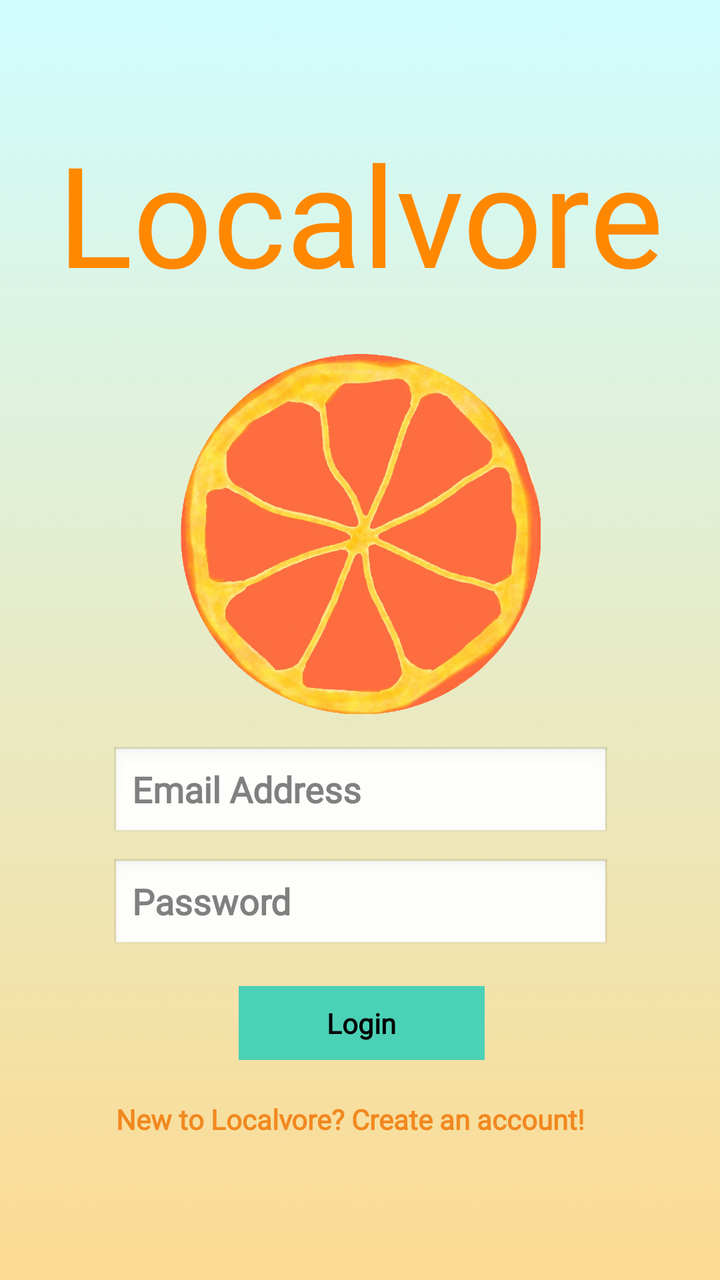
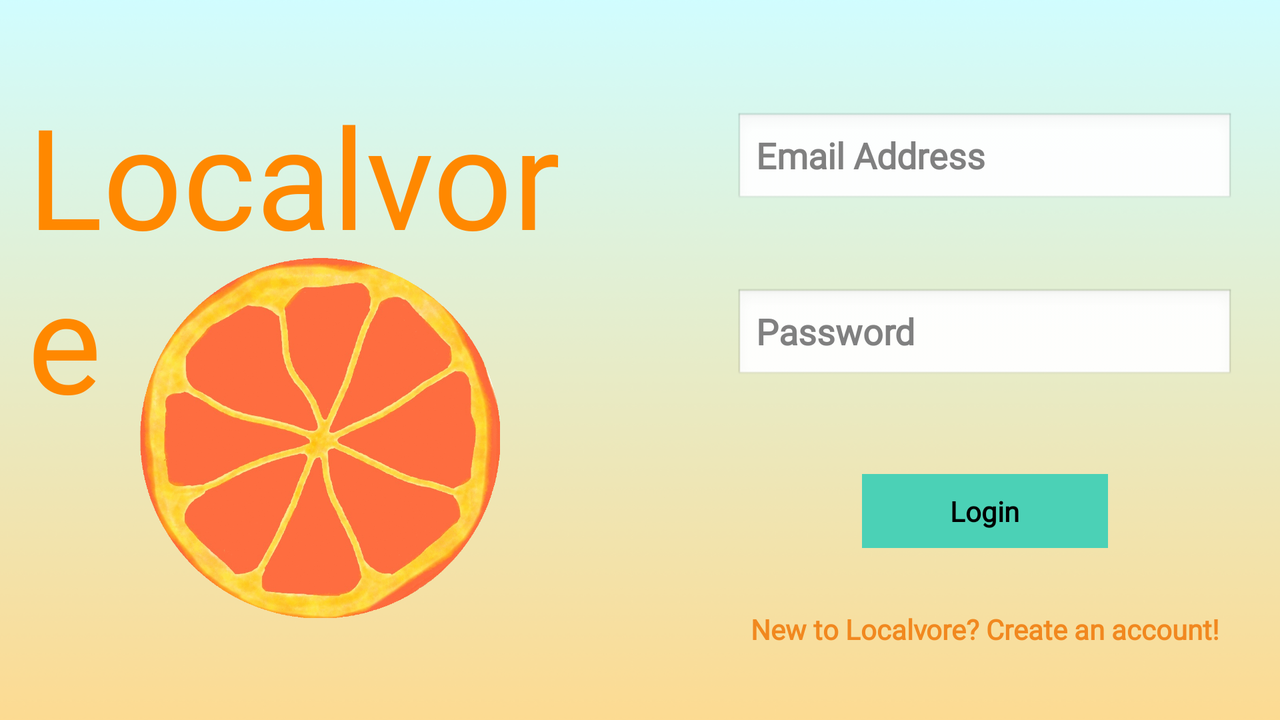

First picture: res/layout/ on a phone held upright. Second picture: the repository's own variant of that layout, on a device whose configuration matches the variant's folder. Source for both follows.
<!-- AndroidManifest.xml: application theme AppTheme -->
<!-- res/layout/activity_welcome_page.xml -->
<?xml version="1.0" encoding="utf-8"?>
<android.support.constraint.ConstraintLayout xmlns:android="http://schemas.android.com/apk/res/android"
    xmlns:app="http://schemas.android.com/apk/res-auto"
    xmlns:tools="http://schemas.android.com/tools"
    android:layout_width="match_parent"
    android:layout_height="match_parent"
    android:background="@drawable/background"
    android:theme="@android:style/Theme.NoTitleBar.Fullscreen"
    tools:context=".WelcomePage">

    <EditText
        android:id="@+id/email"
        android:layout_width="250dp"
        android:layout_height="wrap_content"
        android:layout_marginTop="16dp"
        android:ems="10"
        android:fontFamily="@font/cagliostro"
        android:hint="@string/email"
        android:inputType="textEmailAddress"
        android:textStyle="bold"
        app:layout_constraintEnd_toEndOf="@+id/title"
        app:layout_constraintStart_toStartOf="@+id/title"
        app:layout_constraintTop_toBottomOf="@+id/logo" />

    <Button
        android:id="@+id/email_clear"
        android:layout_width="wrap_content"
        android:layout_height="wrap_content"
        android:layout_marginBottom="8dp"
        android:layout_marginEnd="8dp"
        android:layout_marginTop="8dp"
        android:background="@drawable/ic_clear_black_24dp"
        app:layout_constraintBottom_toBottomOf="@+id/email"
        app:layout_constraintEnd_toEndOf="@+id/email"
        app:layout_constraintTop_toTopOf="@+id/email"
        app:layout_constraintVertical_bias="0.0" />


    <EditText
        android:id="@+id/password"
        android:layout_width="250dp"
        android:layout_height="wrap_content"
        android:layout_marginTop="8dp"
        android:ems="10"
        android:fontFamily="@font/cagliostro"
        android:hint="@string/password"
        android:inputType="textPassword"
        android:textStyle="bold"
        app:layout_constraintEnd_toEndOf="@+id/title"
        app:layout_constraintStart_toStartOf="@+id/title"
        app:layout_constraintTop_toBottomOf="@+id/email" />

    <Button
        android:id="@+id/password_clear"
        android:layout_width="wrap_content"
        android:layout_height="wrap_content"
        android:layout_marginBottom="8dp"
        android:layout_marginEnd="8dp"
        android:layout_marginTop="8dp"
        android:background="@drawable/ic_clear_black_24dp"
        app:layout_constraintBottom_toBottomOf="@+id/password"
        app:layout_constraintEnd_toEndOf="@+id/password"
        app:layout_constraintTop_toTopOf="@+id/password"
        app:layout_constraintVertical_bias="0.25" />

    <Button
        android:id="@+id/login"
        android:layout_width="123dp"
        android:layout_height="37dp"
        android:layout_marginTop="16dp"
        android:background="?attr/colorPrimary"
        android:fontFamily="@font/cagliostro"
        android:text="@string/login"
        android:textStyle="bold"
        app:layout_constraintEnd_toEndOf="@+id/title"
        app:layout_constraintHorizontal_bias="0.503"
        app:layout_constraintStart_toStartOf="@+id/title"
        app:layout_constraintTop_toBottomOf="@+id/password"
        tools:textColor="@android:color/background_dark" />

    <ImageView
        android:id="@+id/logo"
        android:layout_width="180dp"
        android:layout_height="180dp"
        android:layout_marginTop="24dp"
        android:contentDescription="@string/logo"
        app:layout_constraintEnd_toEndOf="@+id/title"
        app:layout_constraintStart_toStartOf="@+id/title"
        app:layout_constraintTop_toBottomOf="@+id/title"
        app:srcCompat="@drawable/logo" />

    <TextView
        android:id="@+id/title"
        android:layout_width="wrap_content"
        android:layout_height="wrap_content"
        android:layout_marginEnd="8dp"
        android:layout_marginStart="8dp"
        android:layout_marginTop="60dp"
        android:fontFamily="@font/cemong"
        android:text="@string/title"
        android:textColor="@android:color/holo_orange_dark"
        android:textSize="70sp"
        app:layout_constraintEnd_toEndOf="parent"
        app:layout_constraintStart_toStartOf="parent"
        app:layout_constraintTop_toTopOf="parent" />

    <Button
        android:id="@+id/newaccount"
        android:layout_width="wrap_content"
        android:layout_height="27dp"
        android:layout_marginTop="16dp"
        android:background="@android:color/transparent"
        android:fontFamily="@font/cagliostro"
        android:text="@string/newAccount"
        android:textColor="#f1881f"
        android:textStyle="bold"
        app:layout_constraintEnd_toEndOf="@+id/title"
        app:layout_constraintHorizontal_bias="0.428"
        app:layout_constraintStart_toStartOf="@+id/title"
        app:layout_constraintTop_toBottomOf="@+id/login" />

</android.support.constraint.ConstraintLayout>
<!-- resources referenced by this layout -->
<resources>
  <!-- drawable background: png bitmap (drawable, 126099 bytes) -->
  <!-- drawable logo: png bitmap (drawable, 229807 bytes) -->
  <string name="email">Email Address</string>
  <string name="login">Login</string>
  <string name="logo">Localvore Logo</string>
  <string name="newAccount">New to Localvore? Create an account!</string>
  <string name="password">Password</string>
  <string name="title">Localvore</string>
  <!-- from res/values-v21/ -->
  <style name="AppTheme" parent="Theme.AppCompat.NoActionBar">
          
          <item name="colorPrimaryDark">?android:attr/colorButtonNormal</item>
          <item name="android:colorBackground">@android:color/background_light</item>
          <item name="android:windowBackground">@color/colorPrimary</item>
          <item name="android:navigationBarColor">@color/colorPrimary</item>
      </style>
  <color name="colorPrimary">#4bd1b6</color>
</resources>
<!-- res/layout-land/activity_welcome_page.xml (the repository's variant of the layout above) -->
<!-- drawn on the phone turned sideways -->
<?xml version="1.0" encoding="utf-8"?>
<android.support.constraint.ConstraintLayout xmlns:android="http://schemas.android.com/apk/res/android"
    xmlns:app="http://schemas.android.com/apk/res-auto"
    xmlns:tools="http://schemas.android.com/tools"
    android:layout_width="match_parent"
    android:layout_height="match_parent"
    android:background="@drawable/background"
    android:theme="@android:style/Theme.NoTitleBar.Fullscreen"
    tools:context=".WelcomePage">

    <RelativeLayout
        android:id="@+id/thisLeftView"
        android:layout_width="293dp"
        android:layout_height="match_parent"
        app:layout_constraintBottom_toBottomOf="parent"
        app:layout_constraintEnd_toStartOf="@+id/centerGuideline"
        app:layout_constraintStart_toStartOf="parent"
        app:layout_constraintTop_toTopOf="parent">

        <ImageView
            android:id="@+id/logo"
            android:layout_width="180dp"
            android:layout_height="180dp"
            android:layout_alignParentBottom="true"
            android:layout_centerHorizontal="true"
            android:layout_marginBottom="51dp"
            android:contentDescription="@string/logo"
            app:layout_constraintEnd_toEndOf="@+id/title"
            app:layout_constraintStart_toStartOf="@+id/title"
            app:layout_constraintTop_toBottomOf="@+id/title"
            app:srcCompat="@drawable/logo" />

        <TextView
            android:id="@+id/title"
            android:layout_width="wrap_content"
            android:layout_height="wrap_content"
            android:layout_alignParentTop="true"
            android:layout_centerHorizontal="true"
            android:layout_marginTop="41dp"
            android:fontFamily="@font/cemong"
            android:text="@string/title"
            android:textColor="@android:color/holo_orange_dark"
            android:textSize="70sp"
            app:layout_constraintEnd_toEndOf="parent"
            app:layout_constraintStart_toStartOf="parent"
            app:layout_constraintTop_toTopOf="parent" />

    </RelativeLayout>

    <RelativeLayout
        android:id="@+id/thisRightView"
        android:layout_width="295dp"
        android:layout_height="match_parent"
        app:layout_constraintBottom_toBottomOf="parent"
        app:layout_constraintEnd_toEndOf="parent"
        app:layout_constraintTop_toTopOf="parent">

        <EditText
            android:id="@+id/password"
            android:layout_width="250dp"
            android:layout_height="wrap_content"
            android:layout_alignParentTop="true"
            android:layout_centerHorizontal="true"
            android:layout_marginTop="144dp"
            android:ems="10"
            android:fontFamily="@font/cagliostro"
            android:hint="@string/password"
            android:inputType="textPassword"
            android:textStyle="bold" />

        <EditText
            android:id="@+id/email"
            android:layout_width="250dp"
            android:layout_height="wrap_content"
            android:layout_alignParentTop="true"
            android:layout_centerHorizontal="true"
            android:layout_marginTop="56dp"
            android:ems="10"
            android:fontFamily="@font/cagliostro"
            android:hint="@string/email"
            android:inputType="textEmailAddress"
            android:textStyle="bold" />

        <Button
            android:id="@+id/email_clear"
            android:layout_width="wrap_content"
            android:layout_height="wrap_content"
            android:layout_alignBaseline="@+id/email"
            android:layout_alignParentEnd="true"
            android:layout_marginEnd="40dp"
            android:background="@drawable/ic_clear_black_24dp"
            app:layout_constraintBottom_toBottomOf="@+id/email"
            app:layout_constraintEnd_toEndOf="@+id/email"
            app:layout_constraintTop_toTopOf="@+id/email"/>

        <Button
            android:id="@+id/login"
            android:layout_width="123dp"
            android:layout_height="37dp"
            android:layout_alignParentBottom="true"
            android:layout_centerHorizontal="true"
            android:layout_marginBottom="86dp"
            android:background="?attr/colorPrimary"
            android:fontFamily="@font/cagliostro"
            android:text="@string/login"
            android:textStyle="bold"
            tools:textColor="@android:color/background_dark" />

        <Button
            android:id="@+id/newaccount"
            android:layout_width="wrap_content"
            android:layout_height="27dp"
            android:layout_alignParentBottom="true"
            android:layout_centerHorizontal="true"
            android:layout_marginBottom="32dp"
            android:background="@android:color/transparent"
            android:fontFamily="@font/cagliostro"
            android:text="@string/newAccount"
            android:textColor="#f1881f"
            android:textStyle="bold" />

        <Button
            android:id="@+id/password_clear"
            android:layout_width="wrap_content"
            android:layout_height="wrap_content"
            android:layout_alignBaseline="@+id/password"
            android:layout_alignParentEnd="true"
            android:layout_marginEnd="40dp"
            android:background="@drawable/ic_clear_black_24dp"
            app:layout_constraintEnd_toEndOf="@+id/password"
            app:layout_constraintTop_toTopOf="@+id/password" />

    </RelativeLayout>


    <android.support.constraint.Guideline
        android:id="@+id/centerGuideline"
        android:layout_width="wrap_content"
        android:layout_height="wrap_content"
        android:orientation="vertical"
        app:layout_constraintGuide_percent="0.5" />

</android.support.constraint.ConstraintLayout>
